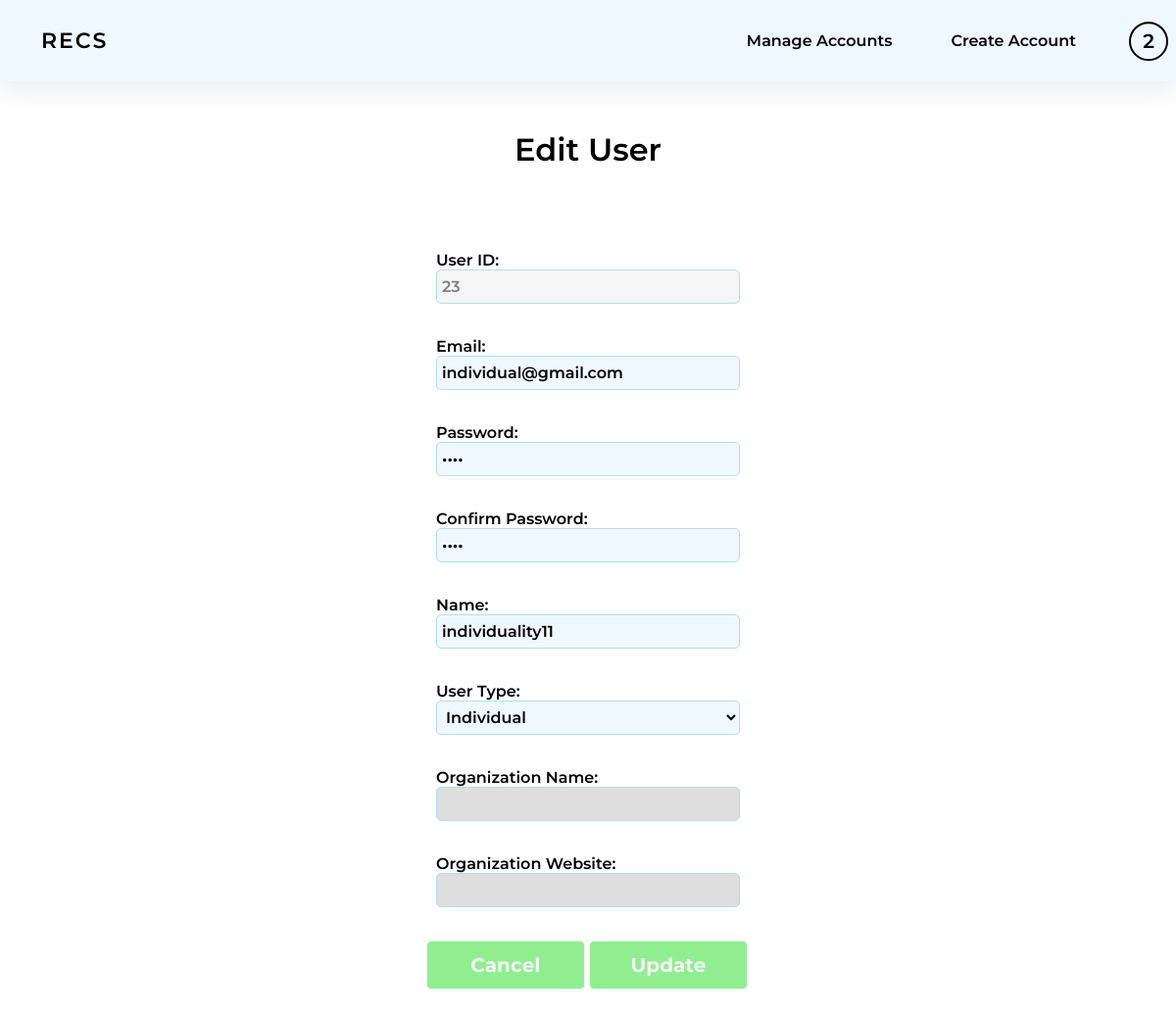
Page /main_web/edituser.php?userid=23 (signed in) on the committed database.
### tables this page shows
CREATE TABLE `users` (
  `userID` smallint(6) NOT NULL,
  `userType` smallint(10) NOT NULL DEFAULT 1,
  `name` varchar(80) DEFAULT NULL,
  `password` char(100) DEFAULT NULL,
  `emailAddress` varchar(100) NOT NULL,
  `Organization Name` varchar(100) DEFAULT NULL,
  `Organization Website` varchar(100) DEFAULT NULL,
  `pricePlan` varchar(20) NOT NULL DEFAULT '0',
  `accountStatus` varchar(20) NOT NULL DEFAULT 'Available',
  `dateTimeOfCreation` datetime(6) NOT NULL DEFAULT current_timestamp(6)
);

### main_web/inc_db_fyp.php (called while the page is built, shortened)
<?php
$DBName = "fyp";
?>

### main_web/user.php (called while the page is built, shortened)
<?php
include ('inc_db_fyp.php');
class User {
	function getUserInfo ($userid) {
		include("inc_db_fyp.php");
		$sql = "SELECT * FROM users WHERE userID = ?";
		$stmt = $conn->prepare($sql);
		$stmt->bind_param("s", $userid);
		$stmt->execute();
		$result = $stmt->get_result();
		$row = mysqli_fetch_array($result);
		return $row;
	}
}
?>

### main_web/edituser.php (the view, shortened to what this page needs)
<?php
	$userType = $_SESSION['userType'];
	if (isset($_GET['userid'])){
		$userid = $_GET['userid'];
	}
	else{
		$userid = '';
	}
?>
<!DOCTYPE html>
<html>
<head>
 <link rel="stylesheet" href="edituser_style.css?version8">
</head>
<body onload = 'checkOrg();'>
<?php
include ('inc_db_fyp.php');
include ('user.php');
if ($userType == '0')
{
?>
	<header>
		 <nav>
			<ul class="nav-titles">
				<li name = 'recs'><a name = 'recs' href="home.php">RECS</a></li>
			    <li style='margin-left: auto;'><a name = 'adminmanage' href="manageaccounts.php" style = 'padding-right: 60px;'>Manage Accounts</a>
				<a name = 'admincreate' href="createaccount.php?id=orgcreateacc" style = 'padding-right: 60px;'>Create Account</a></li>
			  </ul>
			<div class="dropdown">
				<button class="profile"><?=$_SESSION['name'][0]?></button>
			  </div>
		</nav>
	</header>
	<h1>Edit User</h1>
<?php
$user = new User();
$row = $user-> getUserInfo ($userid);
echo"
<div class = 'reg'>
<form action = '' method = 'POST'>
		<div class = 'text_field'>
			<span>User ID:</span><input type='text' name='userid' value = '{$row["userID"]}' style = 'color:grey; background-color:whitesmoke' readonly />
		</div>
		<div class = 'text_field'>
			<span>Email:</span><input type='email' name='email' value = '{$row["emailAddress"]}' />
		</div>
		<div class = 'text_field'>
			<span>Password: </span><input type='password' name='password' value = '{$row["password"]}' required />
		</div>
		<div class = 'text_field'>
			<span>Confirm Password: </span><input type='password' name='cpassword' value = '{$row["password"]}' required />
		</div>
		<div class = 'text_field'>
			<span>Name: </span><input type='text' name='name' value = '{$row["name"]}' required />
		</div>
		<div class = 'text_field'>
			<span>User Type: </span>
			<select name='userType' id='userType' class = 'userType' onchange = 'checkOrg();'>
			  <option value='0'" .(($row['userType'] == '0')? 'selected="selected"' : '') . ">Admin</option>
			  <option value='2'" . (($row['userType'] == '2')? 'selected="selected"' : '') . ">Individual</option>
			  <option value='1'" . (($row['userType'] == '1')? 'selected="selected"' : '') . ">Organization</option>
			</select>
		</div>
		<div class = 'text_field'>
			<span>Organization Name: </span><input type='text' id = 'orgname' name='orgname' value = '{$row["Organization Name"]}' required />
		</div>
		<div class = 'text_field'>
			<span>Organization Website: </span><input type='text' id = 'orgsite' name='orgsite' value = '{$row["Organization Website"]}' required />
		</div>
		<input type='button' value='Cancel' onclick='history.go(-1)'>
		<input type='submit' name = 'submit' value='Update'>
	</form>
</div>";
}
?>
</body>

### main_web/edituser_style.css (style rules this page uses)
* { box-sizing: border-box; margin: 0; padding: 0px 0px; font-family: "Montserrat", sans-serif; color: black; text-decoration: none; font-weight: 600; }
body { height: 1200px; }
h1 { padding: 20px 20px; color:black; }
header { justify-content: space-between; align-items: center; padding: 8px 1%; background: aliceblue; box-shadow: rgba(149, 157, 165, 0.2) 0px 8px 24px; }
.nav-titles { list-style: none; display: flex; overflow:hidden; }
.nav-titles li { padding: 0px 30px; }
.nav-titles li a { float: left; font-size: 16px; color: black; padding: 24px 0px; text-decoration: none; position:Relative; z-index: 2; }
li a[name='recs'] { letter-spacing: 2px; color:black; font-size: 22px; padding: 20px 0px; text-align: center; float: left; position:relative; }
.dropdown { right: 1px; float: right; }
.dropdown { font-weight: 600; display: flex; justify-content: space-between; list-style: none; }
.dropdown { content: ''; position: absolute; border: 0px solid #000; cursor: pointer; transform: translate(0%, -90%); padding: 21px 7px; z-index: 1; }
.profile { width: 40px; height: 40px; border-radius: 50%; border: 2px solid black; background-color: transparent; display: flex; justify-content: center; align-items: center; text-align: center; font-size: 20px; text-transform: uppercase; }
h1 { text-align:center; padding: 50px 0px; }
.reg { width: 450px; margin: 0 auto; height: 900px; }
.reg form { padding: 0px 60px; box-sizing: border-box; }
form .text_field { position: relative; margin: 34px 10px; color:white; }
a[name='recs'] { text-decoration:none; color:black; }
.text_field input { width: 100%; padding: 0 5px; height: 35px; font-size: 16px; color: black; border: 1px solid PowderBlue; background-color : AliceBlue; border-radius: 5px; outline: none; }
.userType { width: 100%; padding: 0 5px; height: 35px; font-size: 16px; color: black; border: 1px solid PowderBlue; background-color : AliceBlue; border-radius: 5px; outline: none; }
input[type="submit"] { width: 49%; height: 50px; background: lightgreen; border: 1px solid whitesmoke; border-radius: 5px; font-size: 20px; color: whitesmoke; font-weight: 700; cursor: pointer; outline: none; }
input[type="button"] { width: 49%; height: 50px; background: lightgreen; border: 1px solid whitesmoke; border-radius: 5px; font-size: 20px; color: whitesmoke; font-weight: 700; cursor: pointer; outline: none; }
span { color:black; font-size: 16px; padding: 10px 0px; }

### rows in the picture
users: userid "23", email "individual@gmail.com", name "individuality11", userType "Individual"

### other values in the picture
$_SESSION['name'][0] "2"
